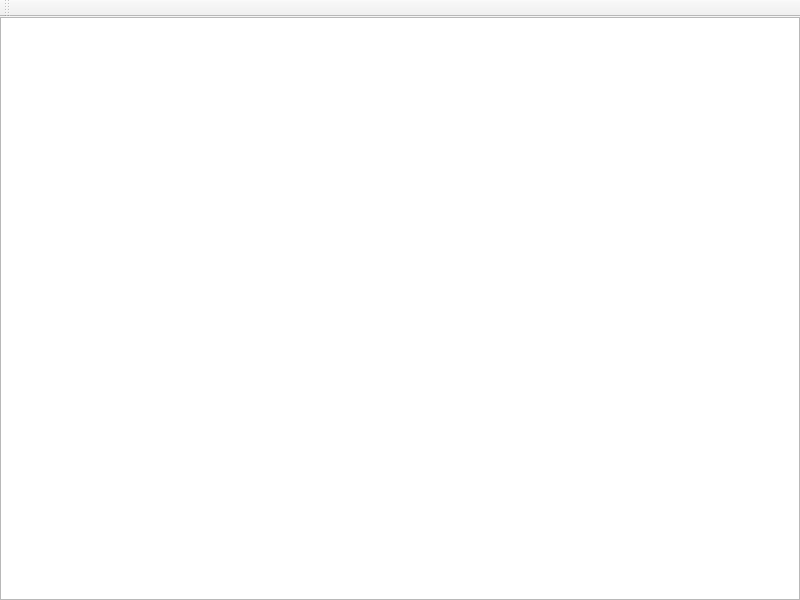
<?xml version="1.0" encoding="UTF-8"?>
<ui version="4.0">
    <class>MainWindow</class>
    <widget class="QMainWindow" name="MainWindow">
        <property name="geometry">
            <rect>
                <x>0</x>
                <y>0</y>
                <width>800</width>
                <height>600</height>
            </rect>
        </property>
        <property name="windowTitle">
            <string>MainWindow</string>
        </property>
        <widget class="QWidget" name="centralwidget">
            <layout class="QVBoxLayout" name="verticalLayout">
                <property name="spacing">
                    <number>0</number>
                </property>
                <property name="leftMargin">
                    <number>0</number>
                </property>
                <property name="topMargin">
                    <number>0</number>
                </property>
                <property name="rightMargin">
                    <number>0</number>
                </property>
                <property name="bottomMargin">
                    <number>0</number>
                </property>
                <item>
                    <widget class="QTextBrowser" name="text_browser">
                        <property name="source">
                            <url>
                                <string>qrc:/resources/htmls/pages/chotmal-1.html</string>
                            </url>
                        </property>
                        <property name="openExternalLinks">
                            <bool>true</bool>
                        </property>
                    </widget>
                </item>
            </layout>
        </widget>
        <widget class="QToolBar" name="tool_bar">
            <property name="windowTitle">
                <string>View toolbar</string>
            </property>
            <property name="iconSize">
                <size>
                    <width>24</width>
                    <height>24</height>
                </size>
            </property>
            <property name="toolButtonStyle">
                <enum>Qt::ToolButtonIconOnly</enum>
            </property>
            <attribute name="toolBarArea">
                <enum>TopToolBarArea</enum>
            </attribute>
            <attribute name="toolBarBreak">
                <bool>false</bool>
            </attribute>
        </widget>
    </widget>
    <resources>
        <include location="resources.qrc"/>
    </resources>
    <connections/>
</ui>
